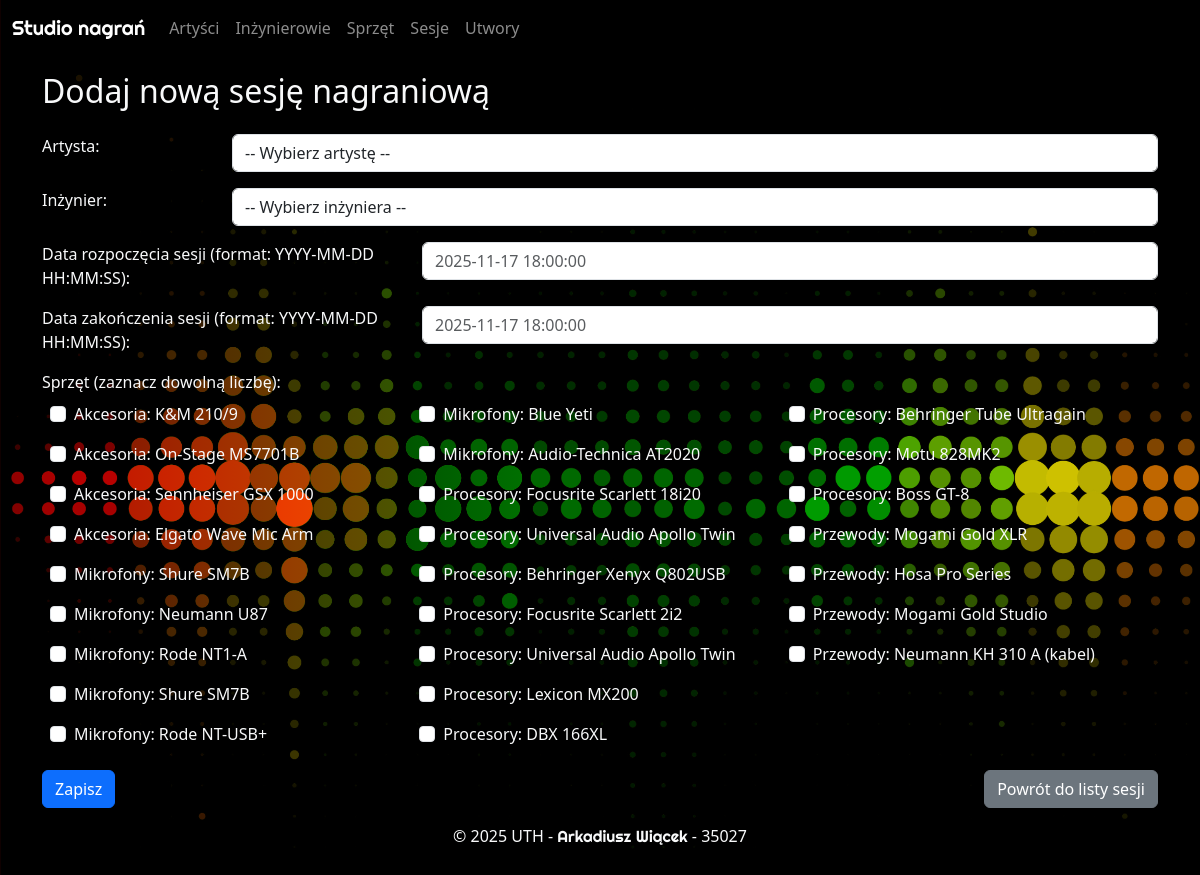
/sesje/dodaj, run on the app's committed database.
### app/models.py (models this page shows)
class Sprzet(base):
    __tablename__ = "sprzet"
    IdSprzetu = Column(Integer, primary_key=True)
    Producent = Column(String)
    Model = Column(String)
    Kategoria = Column(String)
    sprzety_sesje = relationship(
        "SprzetySesje", back_populates="sprzet", cascade="all, delete-orphan"
    )

### app/views/sesje.py (the view, shortened to what this page needs)
@sesje_bp.route("/dodaj", methods=["GET", "POST"])
def dodaj_sesje_view():
    artysci = get_all_sorted(Artysci, "Nazwa", "asc")
    inzynierowie = get_all_sorted(Inzynierowie, "Nazwisko", "asc")
    sprzety = get_all_sorted(Sprzet, "Kategoria", "asc")
    context = {"artysci": artysci, "inzynierowie": inzynierowie, "sprzety": sprzety}
    return render_template("dodaj_sesje.html", **context)

### app/services.py (called while the page is built)
@contextmanager
def get_db_session():
    session = database.session()
    try:
        yield session
        session.commit()
    except Exception:
        session.rollback()
        raise
    finally:
        session.close()

def get_all_sorted(model_class, sort_by=None, order='asc'):
    with get_db_session() as session:
        stmt = select(model_class)
        if sort_by:
            col = getattr(model_class, sort_by)
            if order == 'desc':
                stmt = stmt.order_by(col.desc())
            else:
                stmt = stmt.order_by(col)
        return session.execute(stmt).scalars().all()

### app/templates/dodaj_sesje.html (shortened to what this page needs)
{% extends "base.html" %}
{% block content %}
    <div class="container">
        <div class="row py-1 py-sm-3">
            <div class="col text-light">
                <h2>
                    Dodaj nową sesję nagraniową
                </h2>
            </div>
        </div>
        <div class="row">
            <div class="col text-light">
                <form method="post">
                    <div class="row mb-3">
                        <label for="artysta" class="col-sm-2">
                            Artysta:
                        </label>
                        <div class="col-sm-10">
                            <select name="artysta" id="artysta" class="form-control" required>
                                <option value="">
                                    -- Wybierz artystę --
                                </option>
                            </select>
                        </div>
                    </div>
                    <div class="row mb-3">
                        <label for="inzynier" class="col-sm-2">
                            Inżynier:
                        </label>
                        <div class="col-sm-10">
                            <select name="inzynier" id="inzynier" class="form-control" required>
                                <option value="">
                                    -- Wybierz inżyniera --
                                </option>
                            </select>
                        </div>
                    </div>
                    <div class="row mb-3">
                        <label for="termin_start" class="col-sm-4">
                            Data rozpoczęcia sesji (format: YYYY-MM-DD HH:MM:SS):
                        </label>
                        <div class="col-sm-8">
                            <input type="text"
                                   name="termin_start"
                                   id="termin_start"
                                   placeholder="2025-11-17 18:00:00"
                                   class="form-control"
                                   required>
                        </div>
                    </div>
                    <div class="row mb-3">
                        <label for="termin_stop" class="col-sm-4">
                            Data zakończenia sesji (format: YYYY-MM-DD HH:MM:SS):
                        </label>
                        <div class="col-sm-8">
                            <input type="text"
                                   name="termin_stop"
                                   id="termin_stop"
                                   placeholder="2025-11-17 18:00:00"
                                   class="form-control">
                        </div>
                    </div>
                    <label>
                        Sprzęt (zaznacz dowolną liczbę):
                    </label>
                    <div class="form-check list-of-items">
                        {% for s in sprzety %}
                            <div class="p-2">
                                <input type="checkbox"
                                       name="sprzet"
                                       value="{{ s.IdSprzetu }}"
                                       id="sprzet_{{ s.IdSprzetu }}"
                                       class="form-check-input">
                                <label for="sprzet_{{ s.IdSprzetu }}" class="form-check-label">
                                    {{ s.Kategoria }}: {{ s.Producent }} {{ s.Model }}
                                </label>
                            </div>
                        {% endfor %}
                    </div>
                    <div class="row mt-2">
                        <div class="col-12 col-sm pt-2">
                            <button type="submit" class="btn btn-primary btn-block">
                                Zapisz
                            </button>
                        </div>
                        <div class="col-12 col-sm pt-4 pt-sm-2 d-flex justify-content-sm-end">
                            <a href="{{ url_for("sesje.sesje_view") }}"
                               class="btn btn-secondary btn-block">Powrót do listy sesji</a>
                        </div>
                    </div>
                </form>
            </div>
        </div>
    </div>
{% endblock content %}

### app/static/style.css (style rules this page uses)
body { background-image: linear-gradient(to right, red, yellow, green, red, yellow), url('images/colour_wave.jpg'); animation: gradientShift 40s infinite linear; background-repeat: no-repeat; background-blend-mode: darken; background-position: absolute; background-size: 400% 100%, cover; background-attachment: fixed; }
.list-of-items { column-count: 1; column-gap: 1rem; }
@media (min-width: 768px) { .list-of-items { column-count: 2; } }
@media (min-width: 1080px) { .list-of-items { column-count: 3; } }

### data on the page
Sprzet: Kategoria "Akcesoria", Producent "K&M", Model "210/9"
Sprzet: Kategoria "Akcesoria", Producent "On-Stage", Model "MS7701B"
Sprzet: Kategoria "Akcesoria", Producent "Sennheiser", Model "GSX 1000"
Sprzet: Kategoria "Akcesoria", Producent "Elgato", Model "Wave Mic Arm"
Sprzet: Kategoria "Mikrofony", Producent "Shure", Model "SM7B"
Sprzet: Kategoria "Mikrofony", Producent "Neumann", Model "U87"
Sprzet: Kategoria "Mikrofony", Producent "Rode", Model "NT1-A"
Sprzet: Kategoria "Mikrofony", Producent "Shure", Model "SM7B"
Sprzet: Kategoria "Mikrofony", Producent "Rode", Model "NT-USB+"
Sprzet: Kategoria "Mikrofony", Producent "Blue", Model "Yeti"
Sprzet: Kategoria "Mikrofony", Producent "Audio-Technica", Model "AT2020"
Sprzet: Kategoria "Procesory", Producent "Focusrite", Model "Scarlett 18i20"
Sprzet: Kategoria "Procesory", Producent "Universal Audio", Model "Apollo Twin"
Sprzet: Kategoria "Procesory", Producent "Behringer", Model "Xenyx Q802USB"
Sprzet: Kategoria "Procesory", Producent "Focusrite", Model "Scarlett 2i2"
Sprzet: Kategoria "Procesory", Producent "Universal Audio", Model "Apollo Twin"
Sprzet: Kategoria "Procesory", Producent "Lexicon", Model "MX200"
Sprzet: Kategoria "Procesory", Producent "DBX", Model "166XL"
Sprzet: Kategoria "Procesory", Producent "Behringer", Model "Tube Ultragain"
Sprzet: Kategoria "Procesory", Producent "Motu", Model "828MK2"
Sprzet: Kategoria "Procesory", Producent "Boss", Model "GT-8"
Sprzet: Kategoria "Przewody", Producent "Mogami", Model "Gold XLR"
Sprzet: Kategoria "Przewody", Producent "Hosa", Model "Pro Series"
Sprzet: Kategoria "Przewody", Producent "Mogami", Model "Gold Studio"
Sprzet: Kategoria "Przewody", Producent "Neumann", Model "KH 310 A (kabel)"
